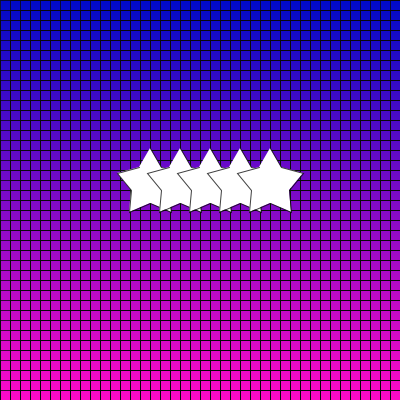
Frame 1 (no input)
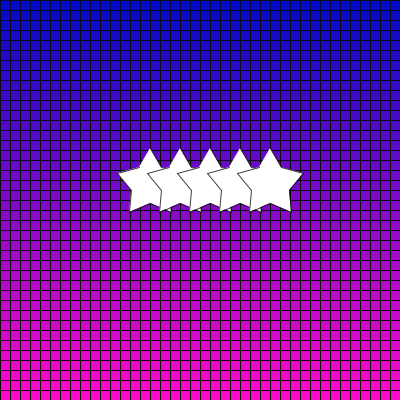
Frame 60 (the mouse pressed at the canvas centre just before this capture)
Frame 120 (the mouse held since frame 60 and released just before this capture): identical to frame 60, image omitted

The Processing sketch that drew these frames (run headless with seeded random() and noise(); from frame 60 on, the mouse is pressed at the canvas centre):

// Processing sketch: processing_91401
// ── processing_91401.pde

float gray = 0.0;
int [] x = {150,161,183,169,171,150,129,131,117,139};
int [] y = {118,137,143,160,182,173,182,160,143,137};

int [] x2 = new int[5];
int [] y2 = new int[5];

void setup()
{
  size(400,400);
  background(255);
  
  for (int i = 0; i < 5; i++)
  {
    x2[i] = (int)random(1, 50);
    y2[i] = (int)random(40, 100);
  }

}
void draw()
{
  for (int i=0; i < 400; i++)
  {
    float percent = (float)i/400;
    stroke(255 * percent, 10, 200);
    line(0,i,400,i);
    stroke(10,200);
  }for (int i = 0; i < width; i += 10) {
    for (int j = 0; j < height; j += 10) {
      line(i, j, i, height);
      line(i, j, width, j);
    }
  }
drawShapes(0);
drawShapes(30);
drawShapes(60);
drawShapes(90);
drawShapes(120);

}

void drawShapes(float offset)
{
 beginShape();
  for (int i = 0; i < x.length; i++)
  {
    vertex(x[i]+offset, y[i]+30);
  }
  endShape();
}
